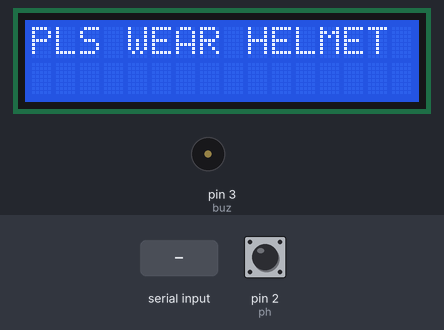
Simulated run of this sketch. Board: Arduino Uno, built with avr-gcc and run on an emulated ATmega328P. On the bench: 16×2 character LCD, buzzer (waves = sounding, pin HIGH). Inputs (shaded band) come from the test bench; at power-on: pin 2 (ph) HIGH. What the sketch prints to the serial monitor is not drawn.

Above: at 2.2 s.
2.3 s: "B" received over Serial
At 3.6 s:
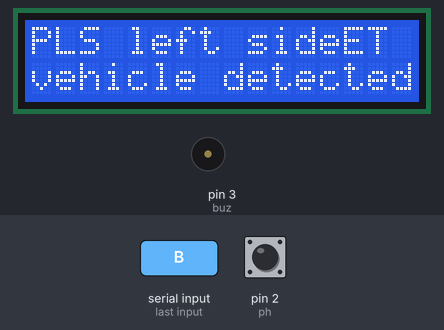
5.3 s: pin 2 (ph) pulled LOW for 0.15 s
At 5.42 s:
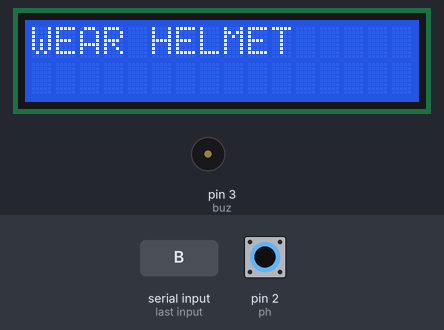
7.0 s: "E" received over the second serial link
At 7.6 s:
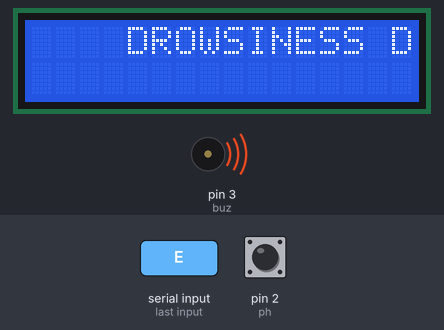
9.5 s: pin 2 (ph) pulled LOW for 1 s
At 10.3 s:
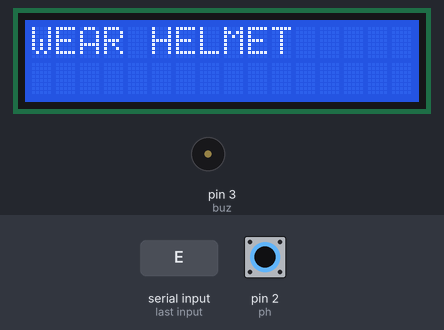
13.5 s: "C" received over Serial
At 14.3 s:
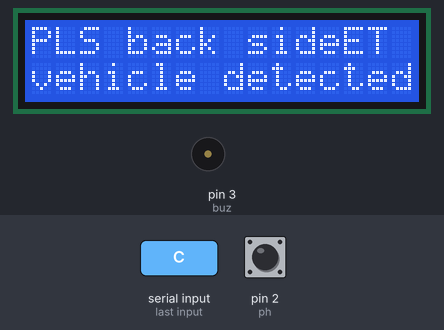
16.5 s: "D" received over Serial
At 17.9 s:
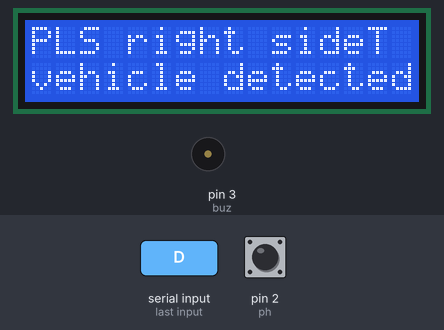
Timing chart, 0 to 20.5 s (numbered marks = the images above; inputs shaded):
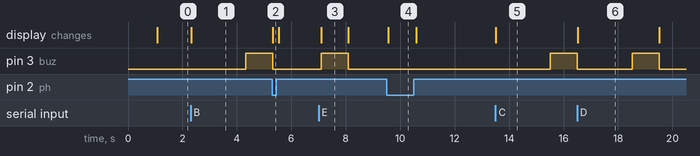

The sketch:

helmet_ruino.ino.ino
```cpp
#define ph 2
#define buz 3
#include<SoftwareSerial.h>

SoftwareSerial ss(6, 7);

#include <LiquidCrystal.h>
LiquidCrystal lcd(13, 12, 11, 10, 9, 8);
char py_rx, zig_rx;
void setup() {
  Serial.begin(9600);
  ss.begin(9600);
  lcd.begin(16, 2);
  lcd.print("helmet section");
  pinMode(ph, INPUT_PULLUP);
  pinMode(buz, OUTPUT);
  digitalWrite(buz, LOW);
  delay(1000);
}

void loop() {
  serialEvent();
  lcd.clear();
  if (digitalRead(ph) == 0) {
    Serial.write("A");
    lcd.print("WEAR HELMET");
  }
  else
  {
    lcd.print("PLS WEAR HELMET");
  }
  delay(100);
}
void serialEvent() {
  while (Serial.available() > 0) {
    zig_rx = Serial.read();
    switch (zig_rx) {
      case 'B':
        lcd.setCursor(4, 0);
        lcd.print("left side");
        lcd.setCursor(0, 1);
        lcd.print("vehicle detected"); delay(2000);
        digitalWrite(buz, HIGH);
        delay(1000);
        digitalWrite(buz, LOW);
        break;
      case 'C':
        lcd.setCursor(4, 0);
        lcd.print("back side");
        lcd.setCursor(0, 1);
        lcd.print("vehicle detected"); delay(2000);
        digitalWrite(buz, HIGH);
        delay(1000);
        digitalWrite(buz, LOW);
        break;
      case 'D':
        lcd.setCursor(4, 0);
        lcd.print("right side");
        lcd.setCursor(0, 1);
        lcd.print("vehicle detected"); delay(2000);
        digitalWrite(buz, HIGH);
        delay(1000);
        digitalWrite(buz, LOW);
        break;
    }
  }
  while  (ss.available() > 0) {
    py_rx = ss.read();
    if (py_rx == 'E') {
      lcd.clear();
      lcd.setCursor(4, 0);
      lcd.print("DROWSINESS DETECTED");
      Serial.write("F");
      digitalWrite(buz, HIGH);
      delay(1000);
      digitalWrite(buz, LOW);
      py_rx = 'X';
      break;
    }
  }
}
```

Measured:
- after the input at 2.3 s, pin 3 (buz): LOW → HIGH after 2.0 s; the display: changes at once (image 1)
- after the input at 5.3 s, the display: changes at once (image 2)
- after the input at 7.0 s, pin 3 (buz): LOW → HIGH after 0.09 s, → LOW 1.0 s later; the display: changes after 0.09 s (image 3)
- after the input at 9.5 s, the display: changes after 0.06 s (image 4)
- after the input at 13.5 s, pin 3 (buz): LOW → HIGH after 2.0 s; the display: changes at once (image 5)
- after the input at 16.5 s, the display: changes at once (image 6)
- what the display in image 3 shows lasts 1.0 s, from 7.1 s to 8.1 s
